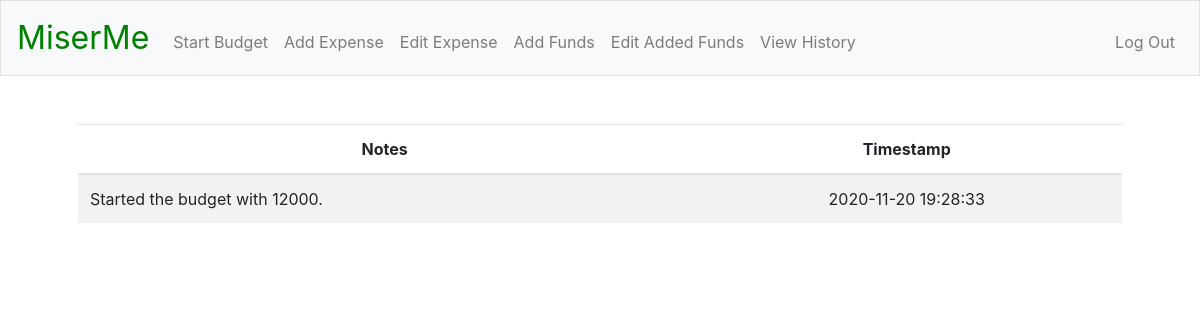
Before: /history (signed in) with the older database file.
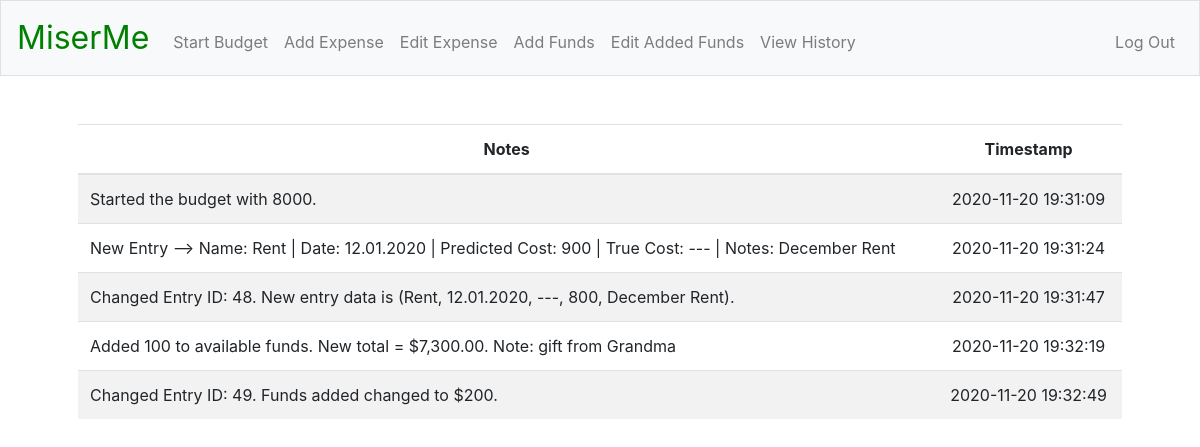
After: the same page with the newer database file.
### tables this page shows
CREATE TABLE history (
history_id INTEGER PRIMARY KEY AUTOINCREMENT NOT NULL,
user_id INTEGER NOT NULL,
notes TEXT NOT NULL,
timestamp DATETIME DEFAULT (DATETIME(CURRENT_TIMESTAMP, 'LOCALTIME')),
FOREIGN KEY(user_id) REFERENCES registrants(id));

### app.py (the view)
@app.route("/history")
@login_required
def history():
    c.execute("""
    SELECT notes, timestamp FROM history WHERE user_id = :user_id;
    """, {"user_id": session["user_id"]})
    rows = c.fetchall()
    entries = []
    for row in rows:
        entries.append({
            "notes": row[0],
            "timestamp": row[1]
        })
    return render_template("history.html", entries = entries)

### helpers.py (called while the page is built)
def login_required(f):
    @wraps(f)
    def decorated_functions(*args, **kwargs):
        if session.get("user_id") is None:
            return redirect("/login")
        return f(*args, **kwargs)
    return decorated_functions

### templates/history.html (shortened to what this page needs)
{% extends "layout.html" %}
{% block main %}
    <table class="table table-striped">
        <thead>
            <tr>
                <th>Notes</th>
                <th>Timestamp</th>
            </tr>
        </thead>
        <tbody>
            {% for i in entries %}
            <tr>
                <td style="text-align:left">{{ i["notes"] }}</td>
                <td>{{ i["timestamp"] }}</td>
            </tr>
            {% endfor %}
        </tbody>
    </table>
{% endblock %}

### templates/layout.html (shortened to what this page needs)
<!DOCTYPE html>
<html lang="en">
    <head>
        <link rel="stylesheet" href="https://stackpath.bootstrapcdn.com/bootstrap/4.5.2/css/bootstrap.min.css">
        <link href="/static/styles.css" rel="stylesheet">
    </head>
    <body>
        <nav class="navbar navbar-expand-md navbar-light bg-light border">
            <a class="navbar-brand" href="/"><span class="miserme_brand">MiserMe</span></a>
            <div class="collapse navbar-collapse" id="navbar">
                {% if session.user_id %}
                    <ul class="navbar-nav mr-auto mt-2">
                        <li class="nav-item"><a class="nav-link" href="/start_budget">Start Budget</a></li>
                        <li class="nav-item"><a class="nav-link" href="/expense">Add Expense</a></li>
                        <li class="nav-item"><a class="nav-link" href="/edit">Edit Expense</a></li>
                        <li class="nav-item"><a class="nav-link" href="/add_funds">Add Funds</a></li>
                        <li class="nav-item"><a class="nav-link" href="/edit_added">Edit Added Funds</a></li>
                        <li class="nav-item"><a class="nav-link" href="/history">View History</a></li>
                    </ul>
                    <ul class="navbar-nav ml-auto mt-2">
                        <li class="nav-item"><a class="nav-link" href="/logout">Log Out</a></li>
                    </ul>
                {% else %}
                    <ul class="navbar-nav ml-auto mt-2">
                        <li class="nav-item"><a class="nav-link" href="/register">Register</a></li>
                        <li class="nav-item"><a class="nav-link" href="/login">Log In</a></li>
                    </ul>
                {% endif %}
            </div>
        </nav>
        <main class="container p-5">
            {% block main %}{% endblock %}
        </main>
    </body>
</html>

### static/styles.css (style rules this page uses)
main { overflow-x: auto; text-align: center; }
nav .navbar-brand { font-size: xx-large; }
nav .navbar-brand .miserme_brand { color: green; }

Changed rows visible on the page:
removed history: notes "Started the budget with 12000.", timestamp "2020-11-20 19:28:33"
added history: notes "Started the budget with 8000.", timestamp "2020-11-20 19:31:09"
added history: notes "New Entry --> Name: Rent | Date: 12.01.2020 | Predicted Cost: 900 | True Cost: --- | Notes: December Rent", timestamp "2020-11-20 19:31:24"
added history: notes "Changed Entry ID: 48. New entry data is (Rent, 12.01.2020, ---, 800, December Rent).", timestamp "2020-11-20 19:31:47"
added history: notes "Added 100 to available funds. New total = $7,300.00. Note: gift from Grandma", timestamp "2020-11-20 19:32:19"
added history: notes "Changed Entry ID: 49. Funds added changed to $200.", timestamp "2020-11-20 19:32:49"
